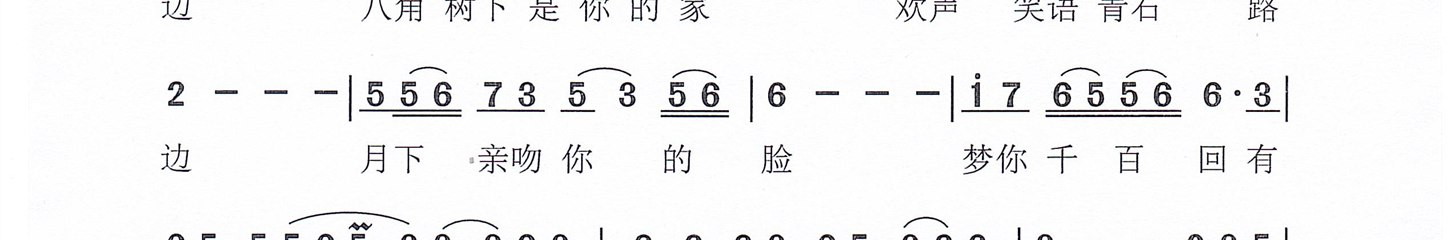
#> input picture images-prep/ready/八角树__jianpucn-475601/001_strip_05.jpg, 1455 x 240 px; its folder holds only this picture in this run
$ python detect_kind.py
#> lines starting #> are read from the running program, lines starting #| are printed output that depends on the picture; after the words box and inside, x2 and y2 are one past the last pixel; in counts of white or black regions, pixels touching at a corner belong together
### tools/batch_transcribe.py
# -*- coding: utf-8 -*-
"""批量转写: 遍历 images-prep/ready/*/001.jpg, 用 jp_transcribe 出 txt + 标注图.
带断点续传(已完成的跳过) + 进度文件 batch-out/progress.txt.
用法: py -3.13 tools/batch_transcribe.py [起始序号] [数量]
"""
import os, sys, glob, time, traceback, re
from guard import guard_help        # noqa: E402  `--help` 守卫(唯一实现见 tools/guard.py)
guard_help(__doc__)
sys.path.insert(0, "tools"); os.chdir(os.path.dirname(os.path.dirname(os.path.abspath(__file__))))
os.environ.setdefault("TOKENIZERS_PARALLELISM", "false")
import jp_transcribe as JP

OUT = "batch-out"
os.makedirs(OUT, exist_ok=True)
PROG = f"{OUT}/progress.txt"

# [48 lines left out: functions split_pages, transcribe_paged, not called in this run]


def pick_page(d):
    """目录里挑"谱页"。
    病根1: 按"文件最大"挑会挑到五线谱页(墨多、文件大)。qupu123 的"双谱/对照"目录里
    001.jpg=标题条(750x55), 002.jpg=简谱首页, 004/006/008=五线谱页; 按文件大小必错
    (实测 5/5 全挑到五线谱页, 整批"双谱"转写对象就错了)。
    病根2: jianpujia 目录里除乐谱外还有插图/历史照片(600x400、1080x831 等横版小图),
    照片文件常比线稿乐谱大 -> 按大小会挑到照片(实测《两只老虎》挑到一张人群老照片,
    《卖报歌》《找朋友》《上学歌》同病)。
    谱页特征 = **竖版大幅面**(h/w >= 1.3)。故取"第一张竖版页"; qupu123 再优先 002.jpg。

    **图片后缀不能只认 .jpg**(2026-09-22 修): qupu123 有的曲子只发 `.png`
    (实测《领悟》`领悟（李宗盛词曲）__qupu123-261725/001.png`), 只找 jpg 会让这些谱
    **静默跳过**、基准集永远差那一首 ✗。现在 jpg/jpeg/png 一起收。

    **`.gif` 也不能漏**(2026-09-29 修, 第三处同款病): jianpujia 有一整批谱只发 `001.gif`
    (实测图库里 **1,247 个目录只有 gif、没有任何 jpg/png**, 其中 1,175 个从没转录过 ——
    一直是"名单 150 个 -> 命中 961 个目录 / 完成 6"里那 955 个静默空转)。"""
#> called with d = 'images-prep/ready/八角树__jianpucn-475601'
    cands = [f for f in glob.glob(os.path.join(d, "*"))
             if os.path.splitext(f)[1].lower() in (".jpg", ".jpeg", ".png", ".gif", ".webp")
             and "__pg" not in os.path.basename(f)]
    if not cands:
        return None
    from PIL import Image as _Img
    info = []
    for f in cands:
        try:
            w, h = _Img.open(f).size
        except Exception:
            continue
        info.append((f, w, h))
#> this loop made 1 pass
#> (w, h) on pass 1: (1455, 240)
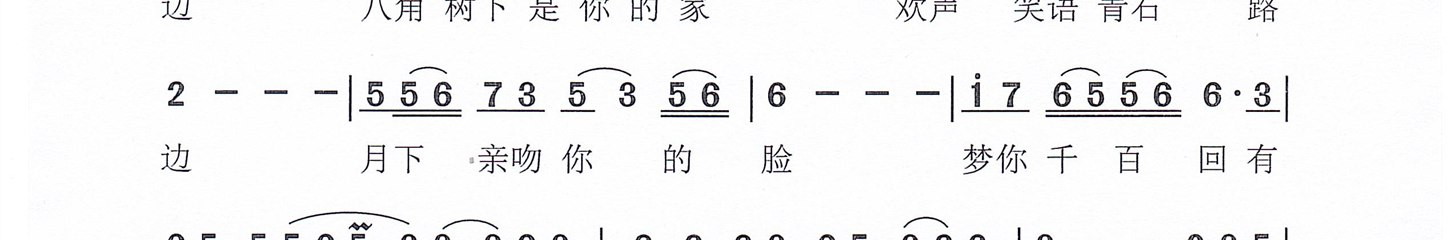
#> input picture images-prep/ready/八角树__jianpucn-475601/001_strip_05.jpg, 1455 x 240 px
#> after the loop, info = 1 item
    if not info:
        return None

    def _idx(t):
        m = re.search(r"(\d+)", os.path.basename(t[0]))
        return int(m.group(1)) if m else 9999

    real = [t for t in info if t[2] > 100 and t[1] > 100]
#> real = 1 item
    if not real:
        return None  # 全是不合格页(标题条/损坏图) -> 跳过, 不要硬挑损坏文件
    if "qupu123" in d:
        n2 = [t[0] for t in real if os.path.splitext(os.path.basename(t[0]))[0].lower() == "002"]
        if n2:
            return n2[0]
    best = max(real, key=lambda t: os.path.getsize(t[0]))
    # 最小覆盖: 只有"最大文件"是横版小图(插图/照片, h < 1.3w)时才改用竖版谱页。
    # 谱页是竖版大幅面; 线上乐谱库的目录里常混有插图和历史照片, 它们文件更大。
    if best[2] < 1.3 * best[1]:
        port = sorted([t for t in real if t[2] >= 1.3 * t[1]], key=_idx)
#> port = []
        if port:
            return port[0][0]
    return best[0]


# [114 lines left out: functions pick_pages, safe_name, main, not called in this run]

# [2 lines that do not run on import are left out]

### tools/transcribe.py
# -*- coding: utf-8 -*-
"""端到端简谱转写器: 简谱图片 → jianpu-ly 音符序列。
流程: 行切割 → 单音符裁剪(放大3倍) → v15 原子模型识别 → 拼回序列。
模型: models/jianpu-lora-v15 (jianpu-atom 真实微调版)
用法: py -3.13 tools/transcribe.py <图片路径> [--out 输出txt]
"""
import os, sys, re, glob, argparse, subprocess, numpy as np
from PIL import Image, ImageDraw
from collections import deque

ROOT = os.path.dirname(os.path.dirname(os.path.abspath(__file__)))
os.chdir(ROOT)
sys.path.insert(0, ROOT)

TOL = 170
ROW_GAP = 8
BAR_THR = 3
SCALE = 3
PAD = 8


def strip_tall_verticals(mask, min_len=60):
    """抹掉"纵向连续长度 >= min_len"的竖线(连谱号 / 长竖线 / 页边框)。

    病根: 这类竖线横跨整页的多条音符行, 使水平投影在"行间空白"处也不为 0,
    于是 fine_rows 找不到分隔点 -> 整页被当成一个行带。
    实测《将进酒》整页 1256px 高只切出 1 个行带, crop_note_regions 因而产出
    贯穿全页的巨型块(高 458px, 内含十几个数字), 送进模型必然幻觉(编数字或 'x')。
    数字本身高仅 ~30px, 故 min_len=60 不会误伤数字。
    """
    out = mask.copy()
    H, W = mask.shape
    # 原来逐列 Python 循环 + 每列 np.where: 2000 列就是 2000 轮解释器开销, 纯浪费。
    # 矢量化为"一次算出所有纵向行程 -> 一次比较 -> 按行程清零", 结果逐像素相同。
    if H == 0 or W == 0 or not mask.any():
        return out
    # 纵向行程: 把图**转置**成 (W, H), 每行 = 原图的一列, 行内连续 True 段 = 一条竖线。
    # 转置后起点/终点同处一行、按 (行,列) 升序 i 与 i 一一配对; 直接对行方向 diff
    # 则起点按 (起行,列) 排、终点按 (止行,列) 排, 分别过滤必错配。
    # 必须**先 astype(int8) 再 diff**: bool 上 diff 没有 -1, 整条规则会失效。
    mt = mask.T
    big = np.pad(mt, ((0, 0), (1, 1)), constant_values=False)
    d = np.diff(big.astype(np.int8), axis=1)
    s_x, s_y = np.nonzero(d == 1)          # s_x = 原图列 x, s_y = 起行 y
    _ex, e_y = np.nonzero(d == -1)         # e_y = 止行 y + 1(哨兵列)
    if len(s_x) != len(e_y):
        return out
    keep = (e_y - s_y) >= min_len          # 原判据 `e0 - s0 >= min_len`(含 [False] 哨兵)
    sel = np.flatnonzero(keep)
    if sel.size == 0:
        return out
    # 先按 x 分组再**在组内**处理: 起点/终点的配对来自同一组下标(sel), 分组后组内
    # 仍保持 y 升序 -> 逐条清 `[s_y, e_y)` 与原实现逐条清完全等价(逐条而非整段合并,
    # 因为同列两条长线之间可能夹着一条短线, 那条不能抹)。
    vx = s_x[sel]
    newc = np.r_[True, vx[1:] != vx[:-1]]
    grp = np.flatnonzero(newc).tolist() + [len(vx)]
    for gi in range(len(grp) - 1):
        x = int(vx[grp[gi]])
        for t in sel[grp[gi]:grp[gi + 1]]:
            out[s_y[t]:e_y[t], x] = False
    return out


def fine_rows(content, gap, strip_len=60):
    proj = strip_tall_verticals(content, strip_len) if strip_len else content
    rowsum = proj.sum(axis=1)
    # 用自适应阈值判"有内容", 而非 rowsum > 0:
    # 扫描图常带零星噪点(每几行 1-2 个黑像素), 会让整页被连成一个行带。
    thresh = max(3, int(0.01 * rowsum.max()))
    rows = np.where(rowsum > thresh)[0]
    if len(rows) == 0:
        return []
    segs = []
    start = rows[0]; prev = rows[0]
    for y in rows[1:]:
        if y - prev > gap:
            segs.append((start, prev)); start = y
        prev = y
    segs.append((start, prev))
    return segs


def split_row_inner(content, s, e, min_h=22, valley_ratio=0.10):
    """在行带内部按"暗像素低谷"切开上下两层(音符行 vs 紧邻的歌词行/排版说明)。

    病根: fine_rows 只按"全空行"切分, 而排版说明或第二段歌词常常贴在音符行下方
    十几像素处(不产生全空行), 于是被判成同一行 -> 文字被当音符块送去识别,
    产出 '?' / 'x' 等乱码。

    做法: 在行带中部找水平投影的最低谷, 若低谷足够低(<= valley_ratio * 峰值),
    就在该处切断, 返回两个子行带; 否则原样返回。
    """
    block = content[s:e + 1]
    H = block.shape[0]
    if H < 2 * min_h:
        return [(s, e)]
    proj = block.sum(axis=1).astype(float)
    peak = float(proj.max()) if proj.size else 0.0
    if peak <= 0:
        return [(s, e)]
    lo, hi = min_h, H - min_h
    if hi <= lo:
        return [(s, e)]
    seg = proj[lo:hi]
    i = int(np.argmin(seg)) + lo
    low_thr = valley_ratio * peak
    if proj[i] > low_thr:
        return [(s, e)]
    # 关键: 低谷必须"够宽"(连续空行 >= min_gap)。
    # 数字与其下方时值线之间只隔 1-2 行空 -> 不能切(否则数字丢失时值);
    # 音符行与歌词行/排版说明之间通常隔 4 行以上 -> 该切。
    min_gap = 3          # 下划线已由 strip_hlines 单独处理, 这里不必再为保护它卡门槛
    w = 0
    j = i
    while j >= lo and proj[j] <= low_thr:
        w += 1
        j -= 1
    j = i + 1
    while j < hi and proj[j] <= low_thr:
        w += 1
        j += 1
    if w < min_gap:
        return [(s, e)]
    a = (s, s + i - 1)
    b = (s + i + 1, e)
    if a[1] - a[0] + 1 < min_h:
        return [(s, e)]
    # 判定下半段是不是"歌词行": 下半段若含"数字形状"的连通域(汉字/数字),
    # 就是歌词 -> 必须切开(否则汉字被当音符切出来, 实测《问候歌》满屏假 'x');
    # 若下半段只有细横线(下划线带) -> 不能切(切了数字就丢时值)。
    lower = content[b[0]:b[1] + 1]
    if _any_textlike_cc(lower):
        return [a, b]
    return [(s, e)]


def _any_textlike_cc(mask, h_lo=14, h_hi=45, w_min=6):
    """mask 里是否存在"像文字/数字"的连通域(满足 h_lo<=h<=h_hi, h>w, w>=w_min)。

    `split_row_inner` 只用到**存在性**, 而旧写法 `any(... for c in components(lower))`
    会先把整块标注成 Python 列表/元组再判断。这里仍走同一个 `_cc_label`(见上: 不看连通域
    只看单条行程会误判, `h>w` 在连通后未必保持), 但**边生成边判、命中即返回**, 不再把
    全部连通域物化。判据与旧版逐元素一致(验证: `_analysis/cc_textlike_equiv.py`)。
    """
    for c in _cc_label(mask):
        if h_lo <= c[5] <= h_hi and c[5] > c[4] and c[4] >= w_min:
            return True
    return False


def strip_hlines(sub, max_h=6, min_w=8, lab=None):
    """抹掉"细横线"连通域(时值下划线 / 延音杠 / 部分连音线)。

    病根: 下划线横跨相邻多个数字, 把它们连成"一个大连通域"(高~25 宽~60),
    于是 crop_note_regions 的"数字 = 高>宽"判据全部不成立 -> 整组音符被丢弃。
    实测《问候歌》(7 行谱)只切出 22 个 token, 图上绝大多数音符没被切出来。

    返回 (抹线后的 mask, 被抹掉的横线 bbox 列表 [(x0,y0,x1,y1,w,h), ...])。
    数字的横笔画与数字主体相连(整体 h>=14), 不会被误判为横线。

    `lab` 可传入 `_cc_label(sub, want_index=True, want_runs=True)` 的返回值复用 ——
    调用点(`jp_transcribe` 第一遍/第三遍)本来也要标一次, 复用能省掉整图标注。
    只传元组列表时(旧调用点)自己补算行程。**`lines` 的元素顺序**与旧版相同
    (连通块发现顺序); 下游只按字段取用, 不依赖顺序。
    """
    if lab is None:
        comps, runs, run_of, rows, r_a0, r_a1 = _cc_label(sub, want_index=True, want_runs=True)
    elif isinstance(lab, tuple):
        comps, runs, run_of, rows, r_a0, r_a1 = lab
    else:
        comps = lab
        runs, run_of, rows, r_a0, r_a1 = _cc_label(sub, want_runs=True)[1:]
    out = sub.copy()
    lines = []
    hit = set()
    for k, c in enumerate(comps):
        w, h = c[4], c[5]
        if h <= max_h and w >= min_w and w >= 2 * h:
            lines.append((c[0], c[1], c[2], c[3], w, h))
            hit.add(k)
    if hit:
        # 整块 = 它全部行程的并 -> 按行程一次性清零(大时值线可跨 500px, 不必逐像素循环)
        ro_np = np.asarray(run_of)
        sel = np.isin(ro_np, np.fromiter(hit, dtype=ro_np.dtype, count=len(hit)))
        for i in np.nonzero(sel)[0].tolist():
            out[rows[i], r_a0[i]:r_a1[i] + 1] = False
    return out, lines


def _cc_label(mask, want_count=False, want_index=False, want_runs=False):
    """**8 邻接连通域标注(唯一真源)** —— 行程(RLE) + 并查集, 与原逐像素 BFS 等价。

    为什么换: 原来 `components` 是**逐像素 Python BFS**(deque + 9 邻居), 2000x1500
    的一页有 300 万像素, 一个 crop 就要几百微秒 —— 实测它占整条转写 CPU 几何路径的
    **57%**(`_analysis/cpu_baseline.json`), 而 CPU 又占总耗时的 29.3%。

    等价性(**零近似**): 8 邻接下, 第 y 行的行程 [a0,a1] 与第 y-1 行的行程 [b0,b1]
    连通 <=> `a1+1 >= b0 and b1+1 >= a0`(x 区间相交或相邻); 同一行内两个行程之间
    必有背景像素, 故同行内绝不连通。=> 行程粒度并查集给出的连通划分与逐像素 BFS
    **完全一致**(含斜向单像素接触)。包围盒 = 该块所有行程外包盒的并。
    返回顺序也一致: 行优先、行内 x 升序 = BFS 的发现顺序(逐元素比对见
    `_analysis/cc_bench.py`, 随机掩码 800 例 + 结构化 13 例全等)。

    want_count=True 时第 7 位是**像素数**(与旧实现逐元素相同; 已用"实心 9x9 -> 81、
    一行两个 2px 段 -> 2 和 2、单像素散布"等用例钉死)。此位在整条生产转写链上
    **没有任何读取点**(全仓 grep `c[6]` 只命中 `tools/dump_cut_nogpu.py` 里对另一个
    list 的下标), 保留纯属兼容旧签名。

    want_index=True 时末尾附"该块在本结果里的下标" —— 供 `strip_hlines` 复用同一份
    标注(它本来就是"标注 -> 挑细横线"), 省掉一次全图标注。

    want_runs=True 时返回 (comps, runs, run_of, row_of, a0, a1):
      runs[i] = (row, x0, x1) 第 i 个行程;  run_of[i] = 该行程所属**结果下标**。
      供 strip_hlines 一次性抹掉整块(不必逐像素 Python 循环)。
    """
    H, W = mask.shape
    # 空值返回形状: `want_runs=True` 是 6 元组(调用方要解包), 其余一律 **`[]`**
    # (原来是 `([], [], [], [], [], [])` —— 对 `want_runs=False` 的调用方来说那是
    # "6 个元素"而不是"0 个连通域", 迭代它会拿到 6 个空 list, `c[5]` 直接越界)。
    empty = ([], [], [], [], [], []) if want_runs else []
    if H == 0 or W == 0 or not mask.any():
        return empty
    # 行程 = "每行里连续的 True 段"。左右各补一列 False 后一次 diff 拿到 1/-1
    # (起点/终点)。**必须 np.pad 显式补齐**: 起点与终点要按 (行,列) 一一配对,
    # 分别过滤会错配; 也**不能**用 `np.diff(..., prepend=False)` —— numpy 2.5 把
    # `prepend=False` 当成"补一行/一列 False", 结果比输入多一列, 行程整体错位。
    big = np.pad(mask, ((0, 0), (1, 1)), constant_values=False)
    d = np.diff(big.astype(np.int8), axis=1)
    rr, cc = np.nonzero(d == 1)
    er, ec = np.nonzero(d == -1)
    n_run = len(rr)
    if n_run == 0:
        return empty
    if len(er) != n_run:
        raise RuntimeError(f"行程配对失败: 起点 {n_run} 终点 {len(er)}")
    row_of = rr
    a0 = cc
    a1 = ec - 1                               # diff 的终点列是"之后第一列", 故 -1
    starts = np.flatnonzero(np.r_[True, row_of[1:] != row_of[:-1]])
    bounds = list(np.r_[starts, n_run].tolist())
    p_a0 = a0.tolist()
    p_a1 = a1.tolist()
    p_row = row_of.tolist()
    parent = list(range(n_run))

    def _find(i, parent=parent):
        r = i
        while parent[r] != r:
            r = parent[r]
        while parent[i] != r:               # 路径压缩
            parent[i], i = r, parent[i]
        return r

    for gi in range(1, len(starts)):
        # **空行必须先断链**: `starts` 只记"有行程的行", 两组的行号可能相差 >1
        # (中间是空行)。空行隔开的两行在 8 邻接下**不连通**, 若照旧比对就会把跨行
        # 的块误并(踩过: 6x9 掩码里行0与行4 被并成一个块)。故必须核对相邻行号。
        if row_of[bounds[gi]] - row_of[bounds[gi - 1]] != 1:
            continue
        ps, pe = bounds[gi - 1], bounds[gi]
        for i in range(bounds[gi], bounds[gi + 1]):
            ai0, ai1 = p_a0[i], p_a1[i]
            j = ps
            while j < pe and p_a0[j] <= ai1 + 1:
                if p_a1[j] >= ai0 - 1:
                    ri, rj = _find(i), _find(j)
                    if ri != rj:
                        if ri < rj:
                            parent[rj] = ri
                        else:
                            parent[ri] = rj
                j += 1
    INF = 1 << 30
    # 每个行程的包围盒/像素数按根聚合 —— 用 numpy 按根做分段 reduce, 比逐行程 Python
    # 循环快一个量级(实测: 一条 2000px 宽的行带有 1~4 万条行程, 逐条 Python 循环
    # 是这条路径剩下的主要开销)。顺序无关, 与原实现逐元素相同。
    a0n = np.asarray(p_a0, dtype=np.int64)
    a1n = np.asarray(p_a1, dtype=np.int64)
    rn = np.asarray(p_row, dtype=np.int64)
    roots = np.fromiter((_find(i) for i in range(n_run)), dtype=np.int64, count=n_run)
    uniq, inv = np.unique(roots, return_inverse=True)
    ncomp = len(uniq)
    minx = np.full(ncomp, INF, dtype=np.int64)
    maxx = np.full(ncomp, -1, dtype=np.int64)
    miny = np.full(ncomp, INF, dtype=np.int64)
    maxy = np.full(ncomp, -1, dtype=np.int64)
    npix = np.zeros(ncomp, dtype=np.int64)
    np.minimum.at(minx, inv, a0n)
    np.maximum.at(maxx, inv, a1n)
    np.minimum.at(miny, inv, rn)
    np.maximum.at(maxy, inv, rn)
    np.add.at(npix, inv, a1n - a0n + 1)
    # 结果顺序 = 发现顺序(行优先、行内 x 升序) = 每个根第一次出现的位置
    first_at = np.full(ncomp, n_run, dtype=np.int64)
    pos = np.arange(n_run, dtype=np.int64)
    np.minimum.at(first_at, inv, pos)
    order_idx = np.argsort(first_at, kind="stable")
    if want_count:
        npc = npix[order_idx].tolist()
    out = []
    for k in range(ncomp):
        c = order_idx[k]
        t = (int(minx[c]), int(miny[c]), int(maxx[c]), int(maxy[c]),
             int(maxx[c] - minx[c] + 1), int(maxy[c] - miny[c] + 1))
        if want_count:
            t = t + (npc[k],)
        if want_index:
            t = t + (k,)
        out.append(t)
    if want_runs:
        # 行程 -> **结果下标**: np.unique 给的 inv 是"按根升序"的编号, 要换成发现顺序
        outpos = np.empty(ncomp, dtype=np.int64)
        outpos[order_idx] = np.arange(ncomp, dtype=np.int64)
        run_of = outpos[inv].tolist()
        return out, list(zip(p_row, p_a0, p_a1)), run_of, p_row, p_a0, p_a1
    return out


def components(sub):
    """兼容旧签名: 6 元组 (x0, y0, x1, y1, w, h, 像素数)。见 `_cc_label`。"""
    return _cc_label(sub, want_count=True)


# [306 lines left out: functions _geo_comps, count_bars, crop_note_regions, split_image, recognize, main, not called in this run]


# [2 lines that do not run on import are left out]

### tools/guard.py
# -*- coding: utf-8 -*-
"""`--help` 守卫的**唯一实现** —— 给没有 argparse 的工具一行就能变安全。

为什么需要: 项目自带的冒烟约定是"对每个 tools/*.py 跑一次 `--help`, 能 import 就算过"。
但**没有 argparse 的工具会把 `--help` 当正常参数** —— 于是那个探测动作会真的把它们跑起来。
2026-09-28 实测后果: `autopilot.py` 空等一小时、`add_copyright.py` 改写 266 个草稿、
`bench_batch.py` 开始加载模型重转写。全库 `tools/*.py` 里这样的工具有 **494 个**。

用法(库里只有这一份, 别复制):

    from guard import guard_help
    guard_help(__doc__)        # 放在 **import 之后、任何有副作用的模块级代码之前**

之后 `py tools/xxx.py --help` 会立刻打用法退出, 冒烟自检就能安全地探测所有工具。
"""
import sys

_SENTINEL = "JIANPU_GUARDED"


def guard_help(doc=None):
    """`-h/--help/--dry-help` -> 打用法并退出 0; 否则原样返回, 什么都不做。"""
    if any(a in ("-h", "--help") for a in sys.argv[1:]):
        text = (doc or "").strip()
        print(text if text else "(这个工具没有写 docstring)")
        print("\n[guard] 这是 --help 守卫打出来的用法; 没有执行任何实际动作。")
        raise SystemExit(0)
    return None

### tools/detect_kind.py
# -*- coding: utf-8 -*-
"""纯简谱检测器: 用"整行横线"(五线谱/六线谱的谱线) 等特征区分
纯简谱 / 五线谱 / 六线谱 / 混合谱。

判据:
  long_rows = 暗像素 > 50%页宽 的行数   (谱线行的特征)
  digit_rows= 有效音符行数(复用管线几何)
  ink       = 墨密度
先只统计分布, 再定阈值。
用法: py tools/detect_kind.py [限制数]
"""
import glob, os, sys
from guard import guard_help        # noqa: E402  `--help` 守卫(唯一实现见 tools/guard.py)
guard_help(__doc__)
sys.path.insert(0, "tools"); os.chdir(os.path.dirname(os.path.dirname(os.path.abspath(__file__))))
sys.stdout.reconfigure(encoding="utf-8")
import numpy as np
from PIL import Image
import transcribe as T
import batch_transcribe as BT

def feats(path):
    im = Image.open(path).convert("L")
    w, h = im.size
    tw = 1200 if w < 700 else (2000 if w > 2000 else w)
    if tw != w:
        im = im.resize((tw, max(1, int(round(h * tw / w)))), Image.LANCZOS)
    arr = np.asarray(im)
    content = arr < T.TOL
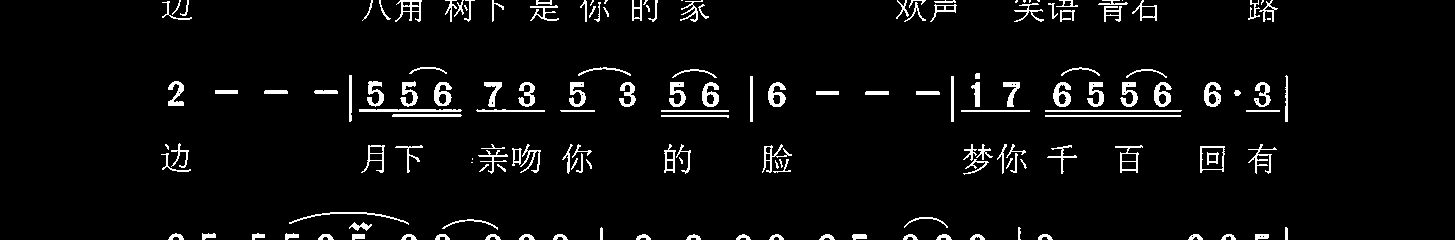
#> content: shape (240, 1455) bool; 4.5% white; 162 white regions (19 under 20 px), largest, box (x1, y1, x2, y2) and area: (359, 109, 462, 112) 297, (1045, 110, 1182, 112) 273, (1045, 115, 1181, 117) 272
    H, W = content.shape
    rs = content.sum(axis=1)
#> rs = 240 values, max 527 at index 110, min 0 at index 22, mean 65.08
    long_rows = int((rs > 0.5 * W).sum())
#> long_rows = 0
    # 谱线成组: 相邻长横线间距在 6~22px 之间算同一组
    ys = [y for y in range(H) if rs[y] > 0.5 * W]
#> ys = []
    groups = 0
    prev = None
    for y in ys:
        if prev is None or y - prev > 6:
            groups += 1
        prev = y
#> this loop made 0 passes
#> after the loop, groups = 0
    ink = float(content.mean())
#> ink = 0.0447
    # 音符行数(用管线的行带几何)
    ndig = 0
    bands = []
    for s0, e0 in T.fine_rows(content, T.ROW_GAP):
#> in strip_tall_verticals, `H, W = mask.shape`: H = 240; W = 1455
#> in strip_tall_verticals, `mt = mask.T`:
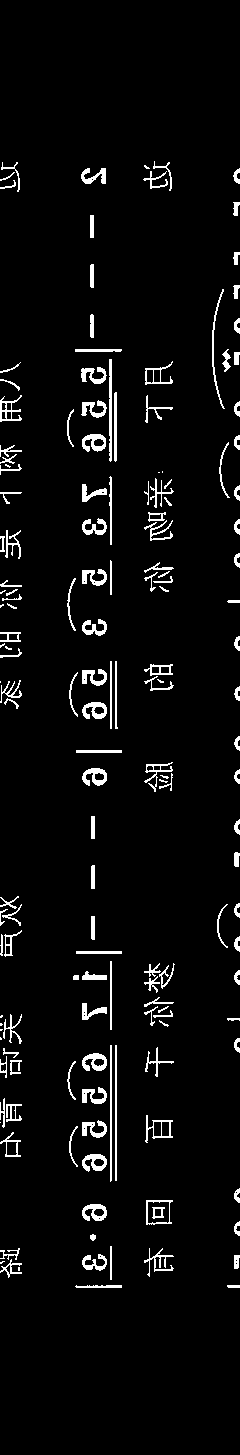
#> mt: shape (1455, 240) bool; 4.5% white; 162 white regions (19 under 20 px), largest, box (x1, y1, x2, y2) and area: (109, 359, 112, 462) 297, (110, 1045, 112, 1182) 273, (115, 1045, 117, 1181) 272
#> in strip_tall_verticals, `big = np.pad(mt, ((0, 0), (1, 1)), constant_values=False)`:
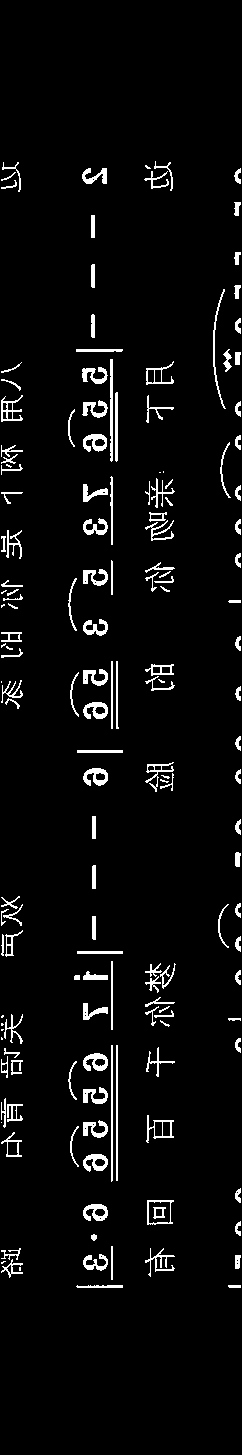
#> big: shape (1455, 242) bool; 4.4% white; 162 white regions (19 under 20 px), largest, box (x1, y1, x2, y2) and area: (110, 359, 113, 462) 297, (111, 1045, 113, 1182) 273, (116, 1045, 118, 1181) 272
#> in fine_rows, `thresh = max(3, int(0.01 * rowsum.max()))`: thresh = 5
#> (the rest of the program and of its run is left out)
